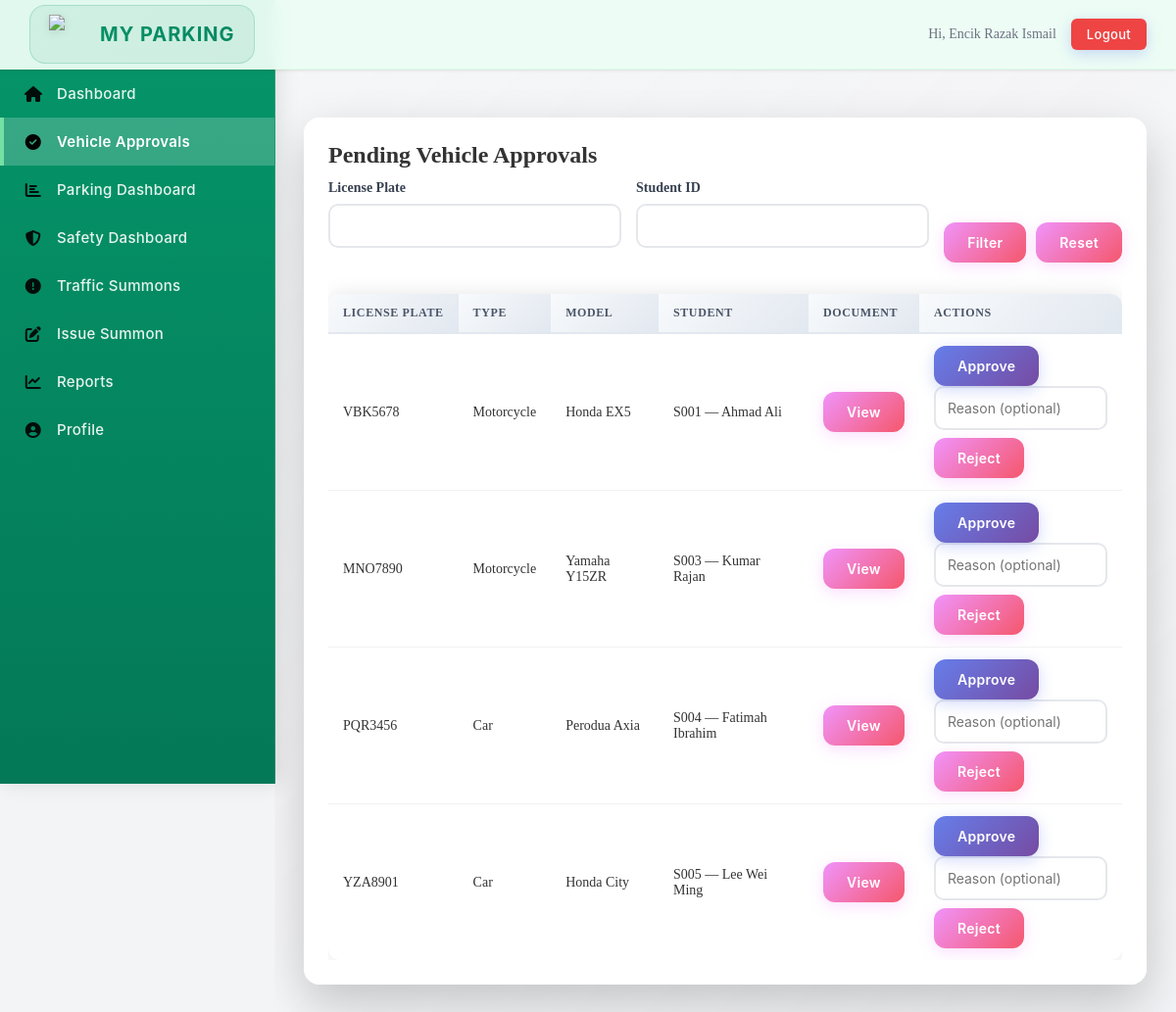
The app's page /module01/safety/vehicle-approvals.php (signed in) with its own data.
### tables this page shows
CREATE TABLE Vehicle (
    vehicle_ID INT PRIMARY KEY AUTO_INCREMENT,
    user_ID VARCHAR(10) NOT NULL,
    vehicle_type VARCHAR(30) NOT NULL,
    vehicle_model VARCHAR(50) NULL,
    license_plate VARCHAR(15) NOT NULL,
    grant_document LONGBLOB NULL,
    grant_status VARCHAR(20) NOT NULL,
    created_at DATETIME NOT NULL DEFAULT CURRENT_TIMESTAMP,
    FOREIGN KEY (user_ID) REFERENCES User(user_ID) ON DELETE CASCADE ON UPDATE CASCADE
);

CREATE TABLE User (
    user_ID VARCHAR(10) PRIMARY KEY,
    username VARCHAR(20) NOT NULL,
    email VARCHAR(50) NOT NULL,
    phone_number VARCHAR(20) NULL,
    password VARCHAR(255) NOT NULL,
    user_type VARCHAR(20) NOT NULL,
    created_at DATETIME NOT NULL DEFAULT CURRENT_TIMESTAMP,
    updated_at DATETIME NOT NULL DEFAULT CURRENT_TIMESTAMP ON UPDATE CURRENT_TIMESTAMP
);

### database/db_config.php (called while the page is built, shortened)
<?php
function getDB() {
    try {
        $dsn = "mysql:host=" . DB_HOST . ";dbname=" . DB_NAME . ";charset=utf8mb4";
        $pdo = new PDO($dsn, DB_USER, DB_PASS);
        $pdo->setAttribute(PDO::ATTR_ERRMODE, PDO::ERRMODE_EXCEPTION);
        $pdo->setAttribute(PDO::ATTR_DEFAULT_FETCH_MODE, PDO::FETCH_ASSOC);
        return $pdo;
    } catch(PDOException $e) {
        die("Connection failed: " . $e->getMessage());
    }
}
function getPendingVehicles(array $filters = []) {
    $db = getDB();
    $sql = "SELECT v.*, u.username, u.user_ID AS owner_id, u.email
            FROM Vehicle v
            JOIN User u ON v.user_ID = u.user_ID
            WHERE v.grant_status = 'Pending'";
    $params = [];
    $sql .= " ORDER BY v.created_at DESC";
    $stmt = $db->prepare($sql);
    $stmt->execute($params);
    return $stmt->fetchAll();
}
?>

### module01/auth.php (called while the page is built, shortened)
<?php
function appUrl($path) {
    return APP_BASE_PATH . '/module01' . $path;
}
?>

### module01/safety/vehicle-approvals.php (the view, shortened to what this page needs)
<?php
require_once __DIR__ . '/../auth.php';
require_once __DIR__ . '/../../layout.php';
require_once __DIR__ . '/../../database/db_config.php';
$licenseFilter = trim($_GET['license_plate'] ?? '');
$userFilter = trim($_GET['user_ID'] ?? '');
$pendingVehicles = getPendingVehicles([
    'license_plate' => $licenseFilter ?: null,
    'user_ID' => $userFilter ?: null,
]);
?>
<div class="card">
    <h2>Pending Vehicle Approvals</h2>
    <form method="GET" action="<?php echo htmlspecialchars($_SERVER['PHP_SELF']); ?>" class="actions">
        <div style="flex:1;">
            <label>License Plate</label>
            <input type="text" name="license_plate" value="<?php echo htmlspecialchars($licenseFilter); ?>">
        </div>
        <div style="flex:1;">
            <label>Student ID</label>
            <input type="text" name="user_ID" value="<?php echo htmlspecialchars($userFilter); ?>">
        </div>
        <div style="display:flex; align-items:flex-end; gap:10px;">
            <button type="submit" class="secondary">Filter</button>
            <a class="btn secondary" href="<?php echo htmlspecialchars($_SERVER['PHP_SELF']); ?>">Reset</a>
        </div>
    </form>
    <div style="overflow-x:auto; margin-top:12px;">
        <table>
            <thead>
                <tr>
                    <th>License Plate</th>
                    <th>Type</th>
                    <th>Model</th>
                    <th>Student</th>
                    <th>Document</th>
                    <th>Actions</th>
                </tr>
            </thead>
            <tbody>
                <?php foreach ($pendingVehicles as $vehicle): ?>
                    <tr>
                        <td><?php echo htmlspecialchars($vehicle['license_plate']); ?></td>
                        <td><?php echo htmlspecialchars($vehicle['vehicle_type']); ?></td>
                        <td><?php echo htmlspecialchars($vehicle['vehicle_model']); ?></td>
                        <td><?php echo htmlspecialchars($vehicle['owner_id'] . ' — ' . $vehicle['username']); ?></td>
                        <td>
                            <?php if ($vehicle['grant_document']): ?>
                                <a class="btn secondary" href="<?php echo appUrl('/safety/view_grant.php?vehicle_id=' . $vehicle['vehicle_ID']); ?>" target="_blank">View</a>
                            <?php else: ?>
                                <span class="badge pending">Missing</span>
                            <?php endif; ?>
                        </td>
                        <td>
                            <form method="POST" action="<?php echo htmlspecialchars($_SERVER['PHP_SELF']); ?>" class="inline" style="margin-bottom:6px;">
                                <button type="submit">Approve</button>
                            </form>
                            <form method="POST" action="<?php echo htmlspecialchars($_SERVER['PHP_SELF']); ?>" class="inline">
                                <input type="text" name="rejection_reason" placeholder="Reason (optional)" style="margin-bottom:8px;">
                                <button type="submit" class="secondary">Reject</button>
                            </form>
                        </td>
                    </tr>
                <?php endforeach; ?>
            </tbody>
        </table>
    </div>
</div>

### layout.php (style rules this page uses)
body { color: #333; margin: 0; padding: 0; display: flex; min-height: 100vh; background-color: #f3f4f6; }
.card { background: rgba(255, 255, 255, 0.95); backdrop-filter: blur(20px); border-radius: 20px; box-shadow: 0 20px 50px rgba(0, 0, 0, 0.2), 0 0 0 1px rgba(255, 255, 255, 0.1); padding: 30px; margin-top: 20px; border: 1px solid rgba(255, 255, 255, 0.3); transition: all 0.3s cubic-bezier(0.4, 0, 0.2, 1); overflow: hidden; position: relative; min-width: 0; box-sizing: border-box; }
.card h2, .card h3 { font-size: clamp(16px, 2vw, 24px); margin: 0 0 12px 0; word-wrap: break-word; }
.card::before { content: ''; position: absolute; top: 0; left: 0; right: 0; height: 1px; background: linear-gradient(90deg, transparent, rgba(255, 255, 255, 0.4), transparent); }
@media (max-width: 1400px) { .card { padding: 24px; border-radius: 16px; } }
.actions { display: flex; gap: 15px; flex-wrap: wrap; }
button, .btn { background: linear-gradient(135deg, #667eea 0%, #764ba2 100%); color: #fff; border: none; padding: 12px 24px; border-radius: 12px; cursor: pointer; font-weight: 600; font-family: 'Inter', 'Segoe UI', -apple-system, BlinkMacSystemFont, sans-serif; font-size: clamp(12px, 1.2vw, 14px); letter-spacing: 0.3px; text-decoration: none; display: inline-flex; align-items: center; gap: 8px; transition: all 0.3s cubic-bezier(0.4, 0, 0.2, 1); box-shadow: 0 4px 15px rgba(102, 126, 234, 0.3); position: relative; overflow: hidden; white-space: nowrap; }
button::before, .btn::before { content: ''; position: absolute; top: 0; left: -100%; width: 100%; height: 100%; background: linear-gradient(90deg, transparent, rgba(255, 255, 255, 0.2), transparent); transition: left 0.5s; }
button.secondary, .btn.secondary { background: linear-gradient(135deg, #f093fb 0%, #f5576c 100%); box-shadow: 0 4px 15px rgba(240, 147, 251, 0.3); }
input[type="text"], input[type="email"], input[type="tel"], input[type="password"], select, textarea { width: 100%; padding: 12px; border: 2px solid #e5e7eb; border-radius: 10px; font-size: 14px; font-family: 'Inter', 'Segoe UI', sans-serif; transition: all 0.3s ease; box-sizing: border-box; margin-bottom: 15px; }
label { display: block; margin-bottom: 8px; font-weight: 600; color: #374151; font-size: 14px; }
table { width: 100%; border-collapse: collapse; margin-top: 20px; border-radius: 12px; overflow: hidden; box-shadow: 0 0 20px rgba(0, 0, 0, 0.1); display: table; }
th, td { text-align: left; padding: 15px 20px; border-bottom: 1px solid rgba(0, 0, 0, 0.05); font-size: clamp(11px, 1.2vw, 14px); transition: background 0.3s ease; word-wrap: break-word; max-width: 200px; overflow: hidden; text-overflow: ellipsis; }
th { background: linear-gradient(135deg, #f8fafc 0%, #e2e8f0 100%); text-transform: uppercase; letter-spacing: 0.05em; font-size: clamp(10px, 1vw, 12px); font-weight: 700; color: #4a5568; border-bottom: 2px solid #e2e8f0; white-space: nowrap; }
tbody tr:last-child td { border-bottom: none; }
@media (max-width: 1400px) { th, td { padding: 12px 15px; } }
form.inline { display: inline; }
label { font-weight: 600; font-size: 14px; display: block; margin-bottom: 8px; color: #374151; }
input, select, textarea { width: 100%; padding: 12px 16px; border-radius: 12px; border: 2px solid #e5e7eb; margin-bottom: 15px; font-size: 14px; transition: all 0.3s ease; background: rgba(255, 255, 255, 0.9); }

### records on screen
vehicle: license_plate "VBK5678", vehicle_type "Motorcycle", vehicle_model "Honda EX5", user_ID.username "S001 — Ahmad Ali"
vehicle: license_plate "MNO7890", vehicle_type "Motorcycle", vehicle_model "Yamaha Y15ZR", user_ID.username "S003 — Kumar Rajan"
vehicle: license_plate "PQR3456", vehicle_type "Car", vehicle_model "Perodua Axia", user_ID.username "S004 — Fatimah Ibrahim"
vehicle: license_plate "YZA8901", vehicle_type "Car", vehicle_model "Honda City", user_ID.username "S005 — Lee Wei Ming"

### other values on screen
$user['username'] "Encik Razak Ismail"
